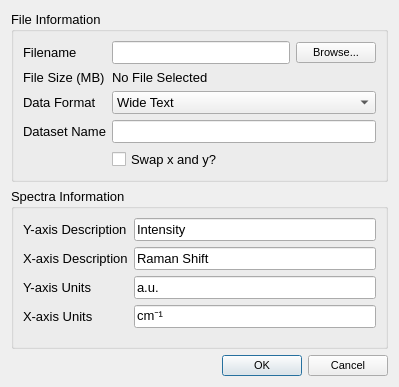
<?xml version="1.0" encoding="UTF-8"?>
<ui version="4.0">
 <class>LoadDataset</class>
 <widget class="QDialog" name="LoadDataset">
  <property name="geometry">
   <rect>
    <x>0</x>
    <y>0</y>
    <width>399</width>
    <height>387</height>
   </rect>
  </property>
  <property name="font">
   <font>
    <pointsize>10</pointsize>
   </font>
  </property>
  <property name="windowTitle">
   <string>Load Dataset</string>
  </property>
  <layout class="QVBoxLayout" name="verticalLayout">
   <item>
    <widget class="QGroupBox" name="groupBox_2">
     <property name="title">
      <string>File Information</string>
     </property>
     <layout class="QFormLayout" name="formLayout">
      <item row="0" column="0">
       <widget class="QLabel" name="label">
        <property name="text">
         <string>Filename</string>
        </property>
       </widget>
      </item>
      <item row="0" column="1">
       <layout class="QHBoxLayout" name="horizontalLayout">
        <item>
         <widget class="QLineEdit" name="filenameBox">
          <property name="enabled">
           <bool>true</bool>
          </property>
         </widget>
        </item>
        <item>
         <widget class="QPushButton" name="browseButton">
          <property name="font">
           <font>
            <pointsize>8</pointsize>
           </font>
          </property>
          <property name="text">
           <string>Browse...</string>
          </property>
         </widget>
        </item>
       </layout>
      </item>
      <item row="1" column="0">
       <widget class="QLabel" name="label_4">
        <property name="text">
         <string>File Size (MB)</string>
        </property>
       </widget>
      </item>
      <item row="1" column="1">
       <widget class="QLabel" name="fileSize">
        <property name="text">
         <string>No File Selected</string>
        </property>
       </widget>
      </item>
      <item row="2" column="0">
       <widget class="QLabel" name="label_3">
        <property name="text">
         <string>Data Format</string>
        </property>
       </widget>
      </item>
      <item row="2" column="1">
       <widget class="QComboBox" name="dataFormatBox">
        <item>
         <property name="text">
          <string>Wide Text</string>
         </property>
        </item>
        <item>
         <property name="text">
          <string>Long Text</string>
         </property>
        </item>
        <item>
         <property name="text">
          <string>Wide Text (CSV)</string>
         </property>
        </item>
        <item>
         <property name="text">
          <string>Long Text (CSV)</string>
         </property>
        </item>
        <item>
         <property name="text">
          <string>Vespucci Dataset</string>
         </property>
        </item>
       </widget>
      </item>
      <item row="3" column="0">
       <widget class="QLabel" name="label_5">
        <property name="text">
         <string>Dataset Name</string>
        </property>
       </widget>
      </item>
      <item row="3" column="1">
       <widget class="QLineEdit" name="nameBox">
        <property name="toolTip">
         <string>The dataset should have a unique name that is a valid filename on your operating system.</string>
        </property>
       </widget>
      </item>
      <item row="4" column="1">
       <widget class="QCheckBox" name="swapCheckBox">
        <property name="toolTip">
         <string>Depending on your settings, your data may have y in the column before x, rather than the traditional x before y.  Enabling this option will take the first column as y and second column as x.  Applies only to text files.</string>
        </property>
        <property name="text">
         <string>Swap x and y?</string>
        </property>
       </widget>
      </item>
     </layout>
    </widget>
   </item>
   <item>
    <widget class="QGroupBox" name="groupBox">
     <property name="title">
      <string>Spectra Information</string>
     </property>
     <layout class="QFormLayout" name="formLayout_2">
      <property name="fieldGrowthPolicy">
       <enum>QFormLayout::AllNonFixedFieldsGrow</enum>
      </property>
      <item row="0" column="0">
       <widget class="QLabel" name="label_6">
        <property name="text">
         <string>Y-axis Description</string>
        </property>
       </widget>
      </item>
      <item row="0" column="1">
       <widget class="QLineEdit" name="yDescription">
        <property name="text">
         <string>Intensity</string>
        </property>
       </widget>
      </item>
      <item row="1" column="0">
       <widget class="QLabel" name="label_7">
        <property name="text">
         <string>X-axis Description</string>
        </property>
       </widget>
      </item>
      <item row="1" column="1">
       <widget class="QLineEdit" name="xDescription">
        <property name="text">
         <string>Raman Shift</string>
        </property>
       </widget>
      </item>
      <item row="2" column="0">
       <widget class="QLabel" name="label_8">
        <property name="text">
         <string>Y-axis Units</string>
        </property>
       </widget>
      </item>
      <item row="3" column="0">
       <widget class="QLabel" name="label_9">
        <property name="text">
         <string>X-axis Units</string>
        </property>
       </widget>
      </item>
      <item row="2" column="1">
       <widget class="QLineEdit" name="yUnits">
        <property name="text">
         <string>a.u.</string>
        </property>
       </widget>
      </item>
      <item row="3" column="1">
       <widget class="QLineEdit" name="xUnits">
        <property name="text">
         <string>cm⁻¹</string>
        </property>
       </widget>
      </item>
     </layout>
    </widget>
   </item>
   <item>
    <widget class="QDialogButtonBox" name="buttonBox">
     <property name="font">
      <font>
       <pointsize>8</pointsize>
      </font>
     </property>
     <property name="orientation">
      <enum>Qt::Horizontal</enum>
     </property>
     <property name="standardButtons">
      <set>QDialogButtonBox::Cancel|QDialogButtonBox::Ok</set>
     </property>
    </widget>
   </item>
  </layout>
 </widget>
 <resources/>
 <connections>
  <connection>
   <sender>buttonBox</sender>
   <signal>accepted()</signal>
   <receiver>LoadDataset</receiver>
   <slot>accept()</slot>
   <hints>
    <hint type="sourcelabel">
     <x>207</x>
     <y>359</y>
    </hint>
    <hint type="destinationlabel">
     <x>157</x>
     <y>274</y>
    </hint>
   </hints>
  </connection>
  <connection>
   <sender>buttonBox</sender>
   <signal>rejected()</signal>
   <receiver>LoadDataset</receiver>
   <slot>reject()</slot>
   <hints>
    <hint type="sourcelabel">
     <x>275</x>
     <y>359</y>
    </hint>
    <hint type="destinationlabel">
     <x>286</x>
     <y>274</y>
    </hint>
   </hints>
  </connection>
 </connections>
</ui>
